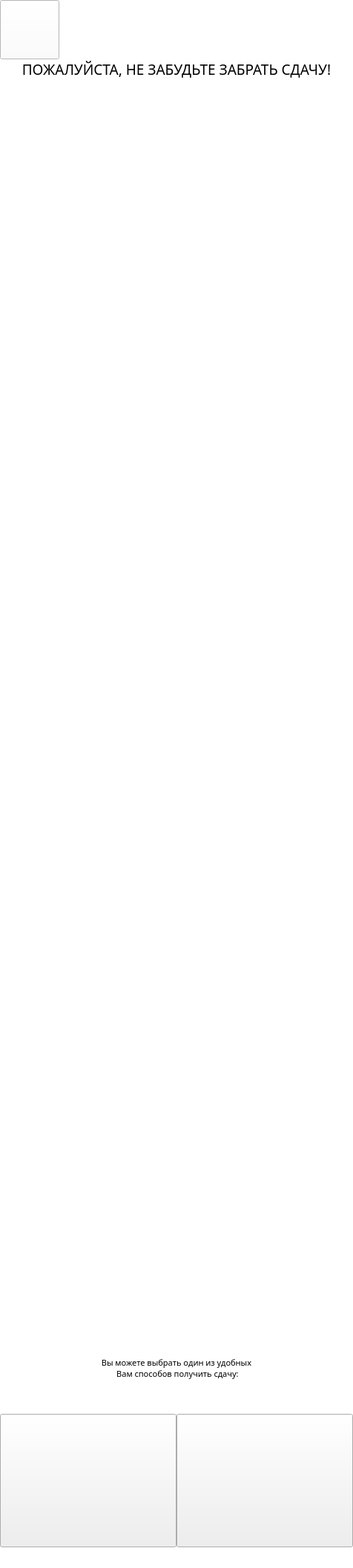
<?xml version="1.0" encoding="UTF-8"?>
<ui version="4.0">
 <class>Screen_6</class>
 <widget class="QWidget" name="Screen_6">
  <property name="geometry">
   <rect>
    <x>0</x>
    <y>0</y>
    <width>476</width>
    <height>959</height>
   </rect>
  </property>
  <property name="windowTitle">
   <string>Form</string>
  </property>
  <layout class="QVBoxLayout" name="verticalLayout_2">
   <property name="spacing">
    <number>0</number>
   </property>
   <property name="leftMargin">
    <number>0</number>
   </property>
   <property name="topMargin">
    <number>0</number>
   </property>
   <property name="rightMargin">
    <number>0</number>
   </property>
   <property name="bottomMargin">
    <number>0</number>
   </property>
   <item>
    <widget class="QWidget" name="d2_6_backgroundWidget" native="true">
     <property name="styleSheet">
      <string notr="true">#d2_6_backgroundWidget{
 	background-color: rgb(255, 255, 255);
}

#d2_6_btnSendPhone{
	border-image: url(:/desing2/buttons/send to phone buttons/send-to-phone-button-normal.png);
}

#d2_6_btnSendPhone::pressed{
	border-image: url(:/desing2/buttons/send to phone buttons/send-to-phone-button-pressed.png);
}

#d2_6_btnTakeCoins{
	border-image: url(:/desing2/buttons/take coins buttons/take-coins-button-normal.png);
}

#d2_6_btnTakeCoins::pressed{
	border-image: url(:/desing2/buttons/take coins buttons/take-coins-button-pressed.png);
}
</string>
     </property>
     <layout class="QVBoxLayout" name="_2">
      <property name="spacing">
       <number>0</number>
      </property>
      <property name="leftMargin">
       <number>0</number>
      </property>
      <property name="topMargin">
       <number>0</number>
      </property>
      <property name="rightMargin">
       <number>0</number>
      </property>
      <property name="bottomMargin">
       <number>0</number>
      </property>
      <item>
       <layout class="QHBoxLayout" name="d2_6_hlTop" stretch="0,0,0">
        <property name="spacing">
         <number>6</number>
        </property>
        <item>
         <widget class="QPushButton" name="d2_6_btnBack">
          <property name="sizePolicy">
           <sizepolicy hsizetype="Minimum" vsizetype="Minimum">
            <horstretch>0</horstretch>
            <verstretch>0</verstretch>
           </sizepolicy>
          </property>
          <property name="minimumSize">
           <size>
            <width>80</width>
            <height>80</height>
           </size>
          </property>
          <property name="styleSheet">
           <string notr="true">#d2_6_btnBack {
	border-image: url(:/desing2/buttons/back buttons/back-button-normal.png);
	background-color: rgba(255, 255, 255);
}

#d2_6_btnBack::pressed {
    border-image: url(:/desing2/buttons/back buttons/back-button-pressed.png);
	background-color: rgba(255, 255, 255);
}</string>
          </property>
          <property name="text">
           <string/>
          </property>
          <property name="iconSize">
           <size>
            <width>32</width>
            <height>32</height>
           </size>
          </property>
         </widget>
        </item>
        <item>
         <widget class="QLabel" name="d2_6_lblBack">
          <property name="sizePolicy">
           <sizepolicy hsizetype="Minimum" vsizetype="Preferred">
            <horstretch>0</horstretch>
            <verstretch>0</verstretch>
           </sizepolicy>
          </property>
          <property name="minimumSize">
           <size>
            <width>0</width>
            <height>0</height>
           </size>
          </property>
          <property name="styleSheet">
           <string notr="true"/>
          </property>
          <property name="text">
           <string/>
          </property>
          <property name="textFormat">
           <enum>Qt::AutoText</enum>
          </property>
          <property name="pixmap">
           <pixmap resource="d2_resource/Resource.qrc">:/desing2/buttons/back buttons/back-text-gradient.png</pixmap>
          </property>
          <property name="scaledContents">
           <bool>false</bool>
          </property>
          <property name="alignment">
           <set>Qt::AlignCenter</set>
          </property>
          <property name="wordWrap">
           <bool>false</bool>
          </property>
         </widget>
        </item>
        <item>
         <spacer name="horizontalSpacer">
          <property name="orientation">
           <enum>Qt::Horizontal</enum>
          </property>
          <property name="sizeHint" stdset="0">
           <size>
            <width>40</width>
            <height>20</height>
           </size>
          </property>
         </spacer>
        </item>
       </layout>
      </item>
      <item>
       <layout class="QVBoxLayout" name="verticalLayout">
        <property name="spacing">
         <number>18</number>
        </property>
        <property name="leftMargin">
         <number>0</number>
        </property>
        <property name="topMargin">
         <number>0</number>
        </property>
        <property name="bottomMargin">
         <number>0</number>
        </property>
        <item>
         <widget class="QLabel" name="d2_6_lblInfoText">
          <property name="font">
           <font>
            <family>Baloo Cyrillic</family>
            <pointsize>14</pointsize>
            <kerning>true</kerning>
           </font>
          </property>
          <property name="text">
           <string>&lt;p style=&quot;line-height:60&quot;&gt;ПОЖАЛУЙСТА, 
 НЕ ЗАБУДЬТЕ ЗАБРАТЬ СДАЧУ!&lt;p&gt;</string>
          </property>
          <property name="alignment">
           <set>Qt::AlignCenter</set>
          </property>
          <property name="wordWrap">
           <bool>true</bool>
          </property>
          <property name="indent">
           <number>-1</number>
          </property>
         </widget>
        </item>
        <item>
         <spacer name="verticalSpacer_2">
          <property name="orientation">
           <enum>Qt::Vertical</enum>
          </property>
          <property name="sizeHint" stdset="0">
           <size>
            <width>20</width>
            <height>40</height>
           </size>
          </property>
         </spacer>
        </item>
        <item>
         <layout class="QHBoxLayout" name="horizontalLayout_3">
          <property name="topMargin">
           <number>18</number>
          </property>
          <property name="bottomMargin">
           <number>18</number>
          </property>
          <item>
           <spacer name="horizontalSpacer_3">
            <property name="orientation">
             <enum>Qt::Horizontal</enum>
            </property>
            <property name="sizeHint" stdset="0">
             <size>
              <width>40</width>
              <height>20</height>
             </size>
            </property>
           </spacer>
          </item>
          <item>
           <widget class="QLabel" name="d2_6_lblTakeChange">
            <property name="text">
             <string/>
            </property>
            <property name="pixmap">
             <pixmap resource="d2_resource/Resource.qrc">:/desing2/illustrations/take-change-illustration.png</pixmap>
            </property>
            <property name="scaledContents">
             <bool>true</bool>
            </property>
            <property name="alignment">
             <set>Qt::AlignCenter</set>
            </property>
            <property name="wordWrap">
             <bool>true</bool>
            </property>
           </widget>
          </item>
          <item>
           <spacer name="horizontalSpacer_2">
            <property name="orientation">
             <enum>Qt::Horizontal</enum>
            </property>
            <property name="sizeHint" stdset="0">
             <size>
              <width>40</width>
              <height>20</height>
             </size>
            </property>
           </spacer>
          </item>
         </layout>
        </item>
        <item>
         <widget class="QLabel" name="d2_6_lblText">
          <property name="font">
           <font>
            <family>PT Sans</family>
            <pointsize>8</pointsize>
            <weight>50</weight>
            <bold>false</bold>
           </font>
          </property>
          <property name="text">
           <string>Вы можете выбрать один из удобных 
 Вам способов получить сдачу:</string>
          </property>
          <property name="alignment">
           <set>Qt::AlignCenter</set>
          </property>
          <property name="wordWrap">
           <bool>true</bool>
          </property>
         </widget>
        </item>
        <item>
         <layout class="QHBoxLayout" name="horizontalLayout_2">
          <property name="spacing">
           <number>0</number>
          </property>
          <property name="topMargin">
           <number>28</number>
          </property>
          <property name="bottomMargin">
           <number>28</number>
          </property>
          <item>
           <widget class="QPushButton" name="d2_6_btnTakeCoins">
            <property name="sizePolicy">
             <sizepolicy hsizetype="Preferred" vsizetype="Preferred">
              <horstretch>0</horstretch>
              <verstretch>0</verstretch>
             </sizepolicy>
            </property>
            <property name="minimumSize">
             <size>
              <width>180</width>
              <height>180</height>
             </size>
            </property>
            <property name="text">
             <string/>
            </property>
           </widget>
          </item>
          <item>
           <widget class="QPushButton" name="d2_6_btnSendPhone">
            <property name="sizePolicy">
             <sizepolicy hsizetype="Preferred" vsizetype="Preferred">
              <horstretch>0</horstretch>
              <verstretch>0</verstretch>
             </sizepolicy>
            </property>
            <property name="minimumSize">
             <size>
              <width>180</width>
              <height>180</height>
             </size>
            </property>
            <property name="text">
             <string/>
            </property>
           </widget>
          </item>
         </layout>
        </item>
       </layout>
      </item>
      <item>
       <spacer name="verticalSpacer">
        <property name="orientation">
         <enum>Qt::Vertical</enum>
        </property>
        <property name="sizeHint" stdset="0">
         <size>
          <width>20</width>
          <height>40</height>
         </size>
        </property>
       </spacer>
      </item>
     </layout>
    </widget>
   </item>
  </layout>
 </widget>
 <resources>
  <include location="d2_resource/Resource.qrc"/>
 </resources>
 <connections/>
</ui>
